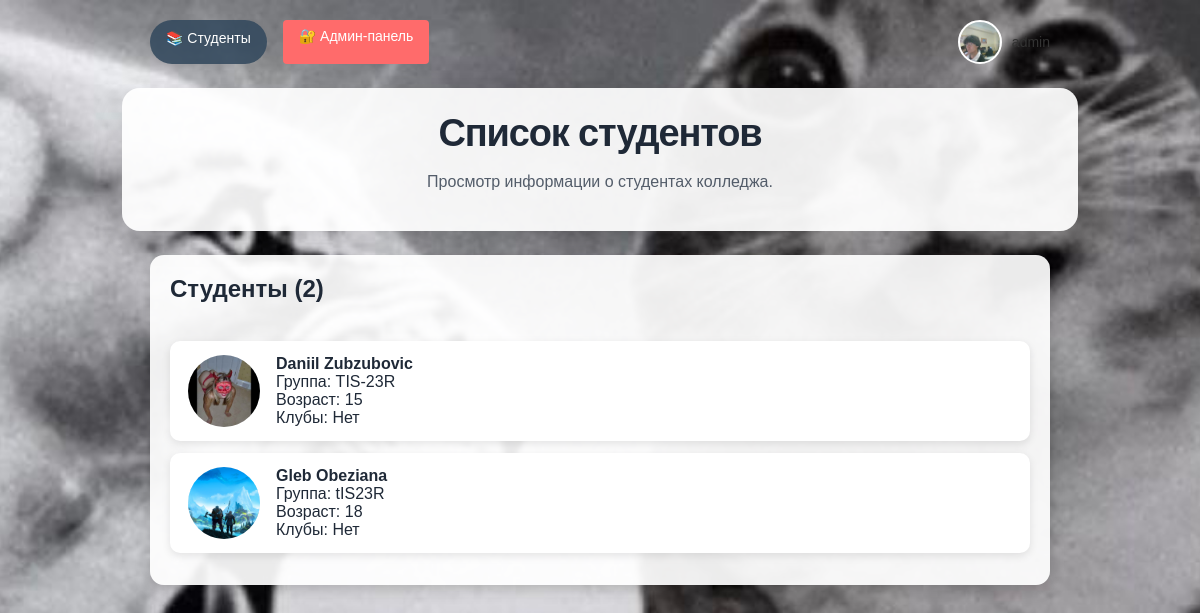
/ (signed in), run on the app's committed database.
### students/models.py (models this page shows, shortened)
class UserProfile(models.Model):
    user = models.OneToOneField(User, on_delete=models.CASCADE, related_name='profile')
    avatar = models.ImageField(upload_to='profile_avatars/', null=True, blank=True)
    bio = models.TextField(max_length=500, blank=True, default='')
    def get_avatar_url(self):
        if self.avatar:
            return self.avatar.url
        return f"https://ui-avatars.com/api/?name={self.user.first_name}+{self.user.last_name}&background=667eea&color=fff&bold=true&size=200"

class Student(models.Model):
    first_name = models.CharField(max_length=100)   # имя
    last_name = models.CharField(max_length=100)    # фамилия
    age = models.IntegerField()                     # возраст
    group = models.ForeignKey(Group, on_delete=models.CASCADE, null=True, blank=True)
    clubs = models.ManyToManyField(Club, blank=True)
    avatar = models.ImageField(upload_to='avatars/', null=True, blank=True)
    def __str__(self):
        return f"{self.first_name} {self.last_name}"

class Group(models.Model):
    name = models.CharField(max_length=100)
    curator = models.CharField(max_length=100)

### students/views.py (the view)
# urls.py: path('', views.student_list, name='student_list'),
@login_required
def student_list(request):
    students = Student.objects.all()
    return render(request, 'students/index.html', {
        'students': students,
        'is_admin': is_admin(request.user),
    })

### students/views.py (called while the page is built)
def is_admin(user):
    return user.is_staff or user.is_superuser

### students/templates/students/index.html (shortened to what this page needs)
{% load static %}
<!DOCTYPE html>
<html>
<head>
    <link rel="stylesheet" href="{% static 'students/styles.css' %}">
</head>
<body class="page-students">
    <div class="top-menu">
        {% if request.user.is_authenticated %}
            <a href="{% url 'student_list' %}">📚 Студенты</a>
            {% if is_admin %}
                <a href="{% url 'admin_panel' %}" style="background-color: #ff6b6b; padding: 8px 16px; border-radius: 4px; color: white; text-decoration: none;">🔐 Админ-панель</a>
            {% endif %}
            <div style="margin-left: auto;">
                <div class="profile-menu" id="profileMenu">
                    <div class="profile-avatar-btn" id="profileBtn" style="background-image: url('{{ request.user.profile.get_avatar_url }}');"></div>
                    <span style="color: #333; font-weight: 500;">{{ request.user.username }}</span>
                </div>
            </div>
        {% else %}
            <a href="{% url 'login' %}">Войти</a>
            <a href="{% url 'register' %}">Регистрация</a>
        {% endif %}
    </div>
    <div class="page-header">
        <h1>Список студентов</h1>
        <p class="page-subtitle">Просмотр информации о студентах колледжа.</p>
    </div>
    <div class="container">
        <div class="students-card" style="grid-column: 1 / -1;">
            <div style="display: flex; justify-content: space-between; align-items: center; margin-bottom: 20px;">
                <h2>Студенты ({{ students.count }})</h2>
            </div>
            <ul class="students-list">
                {% for student in students %}
                    <li>
                        <div class="student-card">
                            <div class="avatar">
                                {% if student.avatar %}
                                    <img src="{{ student.avatar.url }}" alt="{{ student }}">
                                {% else %}
                                    <div class="avatar-fallback">{{ student.first_name|slice:":1" }}{{ student.last_name|slice:":1" }}</div>
                                {% endif %}
                            </div>
                            <div class="student-info">
                                <strong>{{ student.first_name }} {{ student.last_name }}</strong>
                                <div>Группа: {% if student.group %}{{ student.group.name }}{% else %}Не выбрана{% endif %}</div>
                                <div>Возраст: {{ student.age }}</div>
                                <div>Клубы: {% if student.clubs.exists %}{% for club in student.clubs.all %}{{ club.name }}{% if not forloop.last %}, {% endif %}{% endfor %}{% else %}Нет{% endif %}</div>
                            </div>
                        </div>
                    </li>
                {% empty %}
                    <li style="text-align: center; padding: 20px; color: #999;">
                        Нет студентов в системе.
                    </li>
                {% endfor %}
            </ul>
        </div>
    </div>
</body>
</html>

### students/static/students/styles.css (style rules this page uses)
body { font-family: Arial, sans-serif; margin: 0; color: #1f2937; }
html, body { min-height: 100%; }
body.page-students { background-image: url("/static/image/photo_5443040766537176191_x (1).jpg"); background-repeat: no-repeat; background-attachment: fixed; background-position: center; background-size: cover; padding: 20px; min-height: 100vh; }
h1, h2 { margin: 0 0 18px; }
.page-header { max-width: 900px; margin: 0 auto 24px; background: rgba(255, 255, 255, 0.92); border-radius: 18px; padding: 24px 28px; box-shadow: 0 15px 40px rgba(0, 0, 0, 0.18); text-align: center; }
.page-header h1 { font-size: 38px; letter-spacing: -0.03em; color: #1f2937; }
.page-subtitle { margin-top: 12px; font-size: 16px; color: #4b5563; max-width: 720px; margin-left: auto; margin-right: auto; }
.page-header .page-subtitle { opacity: 0.95; }
.card, .form-card, .students-card { background: white; border-radius: 14px; box-shadow: 0 8px 30px rgba(0, 0, 0, 0.08); }
.container { max-width: 900px; margin: 0 auto; display: grid; grid-template-columns: 1fr 1fr; gap: 20px; }
.students-card, .form-card { background: rgba(255, 255, 255, 0.92); padding: 20px; box-shadow: 0 4px 15px rgba(0, 0, 0, 0.2); }
.students-list { list-style: none; padding: 0; margin: 0; }
.students-list li { margin-bottom: 12px; }
.student-card { display: flex; align-items: center; gap: 16px; padding: 14px 18px; border-radius: 10px; background: #fff; box-shadow: 0 3px 8px rgba(0, 0, 0, 0.1); transition: transform 0.2s, box-shadow 0.2s; }
.avatar { width: 72px; height: 72px; border-radius: 50%; overflow: hidden; flex-shrink: 0; background: #ecf0f1; display: grid; place-items: center; }
.avatar img, .current-avatar { width: 100%; height: 100%; object-fit: cover; }
.student-info { flex: 1; }
.student-actions a, .top-menu a, .footer a { text-decoration: none; }
footer, .top-menu { font-size: 14px; }
.top-menu { max-width: 900px; margin: 0 auto 24px; display: flex; justify-content: flex-end; gap: 16px; color: white; }
.top-menu a { color: white; background: rgba(52, 73, 94, 0.88); padding: 10px 16px; border-radius: 999px; transition: background 0.2s ease; }

### students/templates/students/index.html (style rules this page uses)
.profile-menu { position: relative; display: flex; align-items: center; gap: 10px; cursor: pointer; }
.profile-avatar-btn { width: 40px; height: 40px; border-radius: 50%; background-size: cover; background-position: center; border: 2px solid white; cursor: pointer; transition: transform 0.2s; }

### data on the page
Student: avatar (placeholder picture), first_name "Daniil", last_name "Zubzubovic", group.name "TIS-23R", age "15", shows "Нет"
Student: avatar (picture), first_name "Gleb", last_name "Obeziana", group.name "tIS23R", age "18", shows "Нет"

### other printed values
{{ request.user.username }} "admin"
{{ students.count }} "2"
